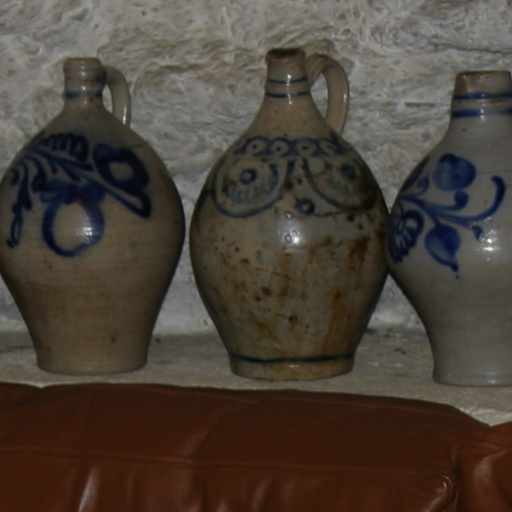
%> input picture Guided_Filter/Final/flash2.bmp, 512 x 512 px
$ octave testFlash.m   (GNU Octave 9; MATLAB toolbox functions it lacks are replaced by stand-ins)
%> lines starting %> are read from the running program, lines starting %| are printed output that depends on the picture; in (x1, y1, x2, y2) boxes, pixels count from 0 and x2, y2 are one past the last pixel; in counts of white or black regions, pixels touching at a corner belong together; the program's own positions count from 1
### Guided_Filter/Final/GuidedFilter.m
function [ q ] = GuidedFilter( I,p,r,epsilon )
%GUIDEDFILTER Summary of this function goes here
%   Detailed explanation goes here
    h = size(I,1);
    w = size(I,2);
    PatchSize = BoxFilter(ones(h,w),r);
    PMean = BoxFilter(p,r)./PatchSize;
    IMean = BoxFilter(I,r)./PatchSize;
    IIMean = BoxFilter(I.*I,r)./PatchSize;
    IPMean = BoxFilter(I.*p,r)./PatchSize;
    IVar = IIMean - IMean.*IMean;
    IPCov = IPMean - IMean.*PMean;
    a = IPCov./(IVar+ epsilon);
    b = PMean - a.*IMean;
    aMean = BoxFilter(a,r)./PatchSize;
    bMean = BoxFilter(b,r)./PatchSize;
    q = aMean.*I + bMean;
end

### Guided_Filter/Final/BoxFilter.m
function [ Boxed ] = BoxFilter( Image,r )
%BOXFILTER Summary of this function goes here
%   Detailed explanation goes here

    %Using Integral Image!!
    Boxed = zeros(size(Image));
    h = size(Image,1);
    w = size(Image,2);
    cumImg = zeros(size(Image));
    cumImg(1,:)=Image(1,:);
    for i=2:h,
       cumImg (i,:) = cumImg(i-1,:) +  Image(i,:);
    end

    Boxed(1:r+1,:) = cumImg(1+r:1+2*r,:);
    Boxed(r+2:h-r,:) = cumImg(2+2*r:h,:) - cumImg(1:h-2*r-1,:);
    Boxed(h-r+1:h,:) = repmat(cumImg(h,:),[r,1]) - cumImg(h-2*r:h-r-1,:);


    cumImg = zeros(size(Image));
    cumImg(:,1)=Boxed(:,1);
    for i=2:w,
       cumImg (:,i) = cumImg(:,i-1) +  Boxed(:,i);
    end

    Boxed(:,1:r+1) = cumImg(:,1+r:1+2*r);
    Boxed(:,r+2:w-r) = cumImg(:,2+2*r:w) - cumImg(:,1:w-2*r-1);
    Boxed(:,w-r+1:w) = repmat(cumImg(:,w),[1,r]) - cumImg(:,w-2*r:w-r-1);

end

### Guided_Filter/testFlash.m
clear all;

I = imread('flash2.bmp');
%> I is the input picture: size 512x512x3 uint8; mean R, G, B 74.3, 65.3, 56.2
p = imread('noflash2.bmp');
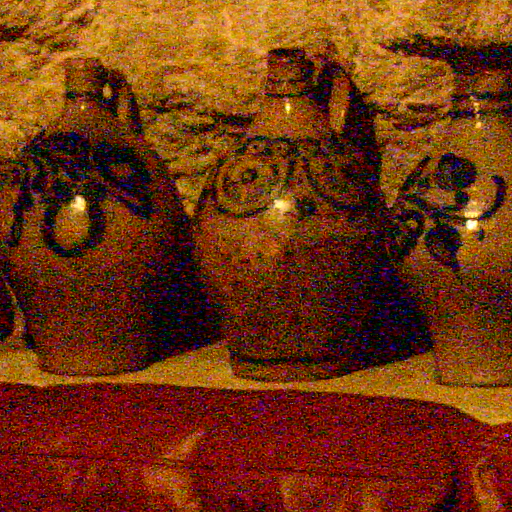
%> input picture Guided_Filter/Final/noflash2.bmp, 512 x 512 px
%> p is the input picture: size 512x512x3 uint8; mean R, G, B 112.2, 51.6, 17.3
I = im2double(I);
%> I: size 512x512x3 double
p = im2double(p);
%> p: size 512x512x3 double

r=8;
epsilon = 0.02^2;

q = zeros(size(I));

q(:, :, 1) = GuidedFilter(I(:, :, 1), p(:, :, 1), r, epsilon);
%> in BoxFilter, `cumImg(1,:)=Image(1,:);`: cumImg: size 512x512 double; values 0 (black) and 1 (white), 0.2% white in thin lines or dots, all inside (x1, y1, x2, y2) = (0, 0, 512, 1)
%> in BoxFilter, `Boxed(h-r+1:h,:) = repmat(cumImg(h,:),[r,1]) - cumImg(h-2*r:h-r-1,:);`: Boxed: size 512x512 double; min 9, max 17, mean 16.86
%> in BoxFilter, `Boxed(:,1:r+1) = cumImg(:,1+r:1+2*r);`: Boxed: size 512x512 double; min 9, max 289, mean 20.4
%> in BoxFilter, `Boxed(:,w-r+1:w) = repmat(cumImg(:,w),[1,r]) - cumImg(:,w-2*r:w-r-1);`: Boxed: size 512x512 double; min 81, max 289, mean 284.2
%> in BoxFilter (call 2), `Boxed(h-r+1:h,:) = repmat(cumImg(h,:),[r,1]) - cumImg(h-2*r:h-r-1,:);`: Boxed: size 512x512 double; min 0.106, max 16.22, mean 7.4
%> in BoxFilter (call 2), `Boxed(:,1:r+1) = cumImg(:,1+r:1+2*r);`: Boxed: size 512x512 double; min 0.106, max 223.2, mean 9
%> in BoxFilter (call 2), `Boxed(:,w-r+1:w) = repmat(cumImg(:,w),[1,r]) - cumImg(:,w-2*r:w-r-1);`: Boxed: size 512x512 double; min 14.1, max 252.1, mean 124.7
%> call 3 of BoxFilter, with r = 8
%> in BoxFilter (call 3), `Boxed(h-r+1:h,:) = repmat(cumImg(h,:),[r,1]) - cumImg(h-2*r:h-r-1,:);`: Boxed: size 512x512 double; min 0.392, max 11.99, mean 4.9
%> in BoxFilter (call 3), `Boxed(:,1:r+1) = cumImg(:,1+r:1+2*r);`: Boxed: size 512x512 double; min 0.392, max 150.4, mean 6
%> in BoxFilter (call 3), `Boxed(:,w-r+1:w) = repmat(cumImg(:,w),[1,r]) - cumImg(:,w-2*r:w-r-1);`:
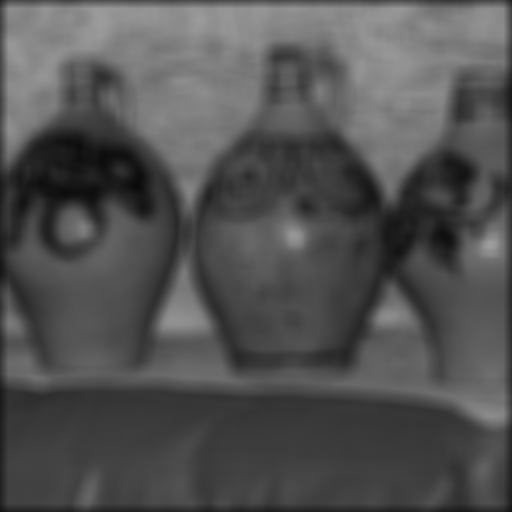
%> Boxed: size 512x512 double; min 10.62, max 157.7, mean 82.6
%> call 4 of BoxFilter, with r = 8
%> after the loop in BoxFilter (call 4), `for i=2:h,`:
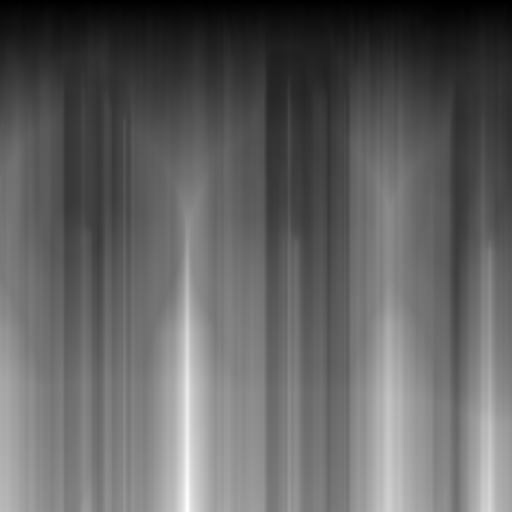
%> cumImg: size 512x512 double; min 0.0984, max 82.5, mean 32; drawn with min black and max white
%> in BoxFilter (call 4), `Boxed(h-r+1:h,:) = repmat(cumImg(h,:),[r,1]) - cumImg(h-2*r:h-r-1,:);`: Boxed: size 512x512 double; min 0.0099, max 9, mean 1.67
%> after the loop in BoxFilter (call 4), `for i=2:w,`:
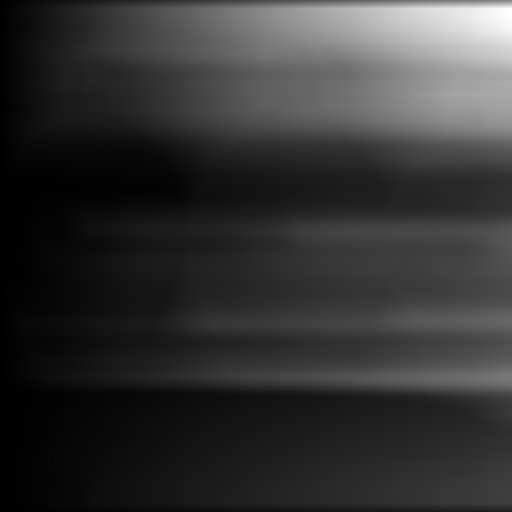
%> cumImg: size 512x512 double; min 0.216, max 2085.8, mean 423.6; drawn with min black and max white
%> in BoxFilter (call 4), `Boxed(:,1:r+1) = cumImg(:,1+r:1+2*r);`:
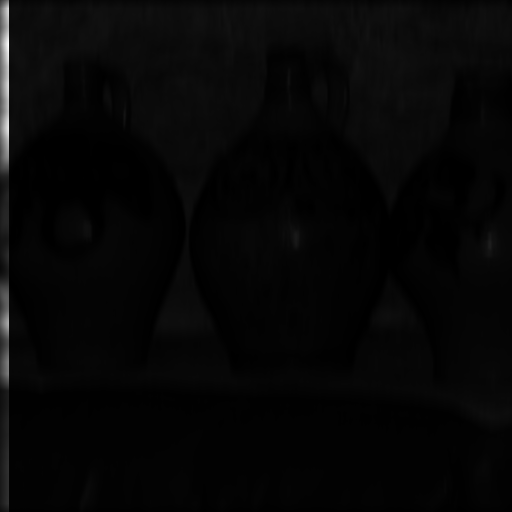
%> Boxed: size 512x512 double; min 0.0099, max 78.54, mean 2.1; drawn with min black and max white
%> in BoxFilter (call 4), `Boxed(:,w-r+1:w) = repmat(cumImg(:,w),[1,r]) - cumImg(:,w-2*r:w-r-1);`:
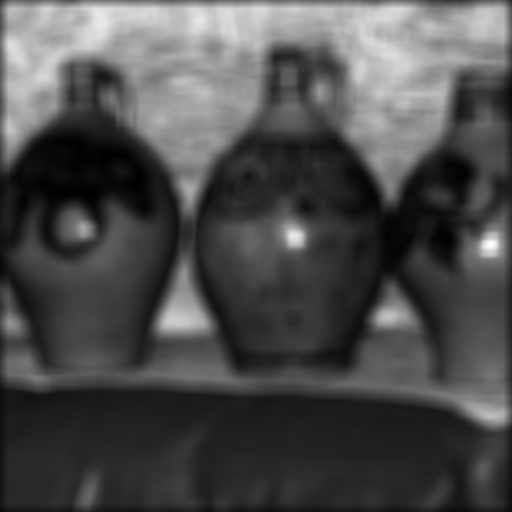
%> Boxed: size 512x512 double; min 0.479, max 91.7, mean 28.2; drawn with min black and max white
%> in GuidedFilter, `IIMean = BoxFilter(I.*I,r)./PatchSize;`:
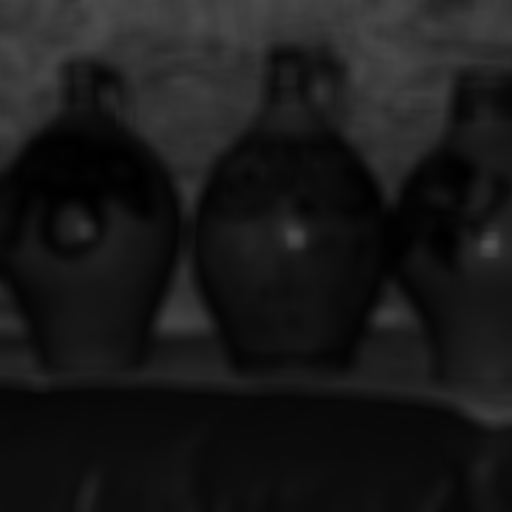
%> IIMean: size 512x512 double; min 0.00166, max 0.317, mean 0.0996
q(:, :, 2) = GuidedFilter(I(:, :, 2), p(:, :, 2), r, epsilon);
q(:, :, 3) = GuidedFilter(I(:, :, 3), p(:, :, 3), r, epsilon);

figure();
imshow([I,p,q],[0,1]);
